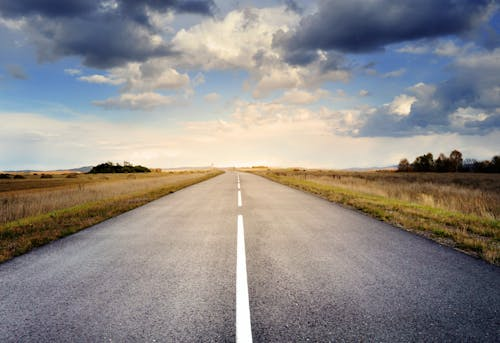
#> input picture Images/road.jpeg, 500 x 343 px, found by its file name
$ python hough_transform.py
#> lines starting #> are read from the running program, lines starting #| are printed output that depends on the picture
import cv2
import numpy as np
import math

image_path = r"P:\Computer vision Experiments\30-Days challenge\CV-30-day-challenge\Images\road.jpeg"

image = cv2.imread(image_path)
#> image is the input picture: shape (343, 500, 3); mean B, G, R 136.7, 138.6, 142.7
gray = cv2.cvtColor(image, cv2.COLOR_BGR2GRAY)
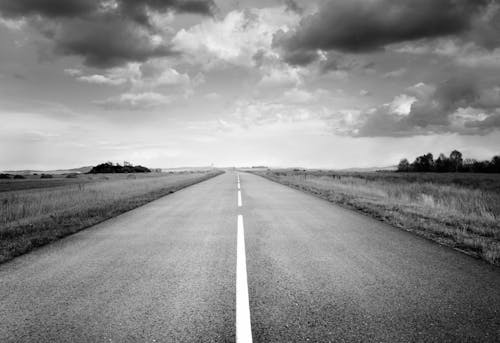
#> gray: shape (343, 500); min 0, max 255, mean 139.6

lines = cv2.Canny(gray, 100, 100)
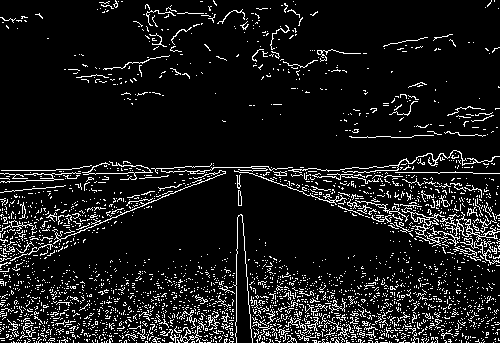
#> lines: shape (343, 500); 9.4% white in thin lines or dots
hlines = cv2.HoughLines(lines, 1, np.pi/180, 100)
#> hlines = 218 rows, first 8: [174, 1.55], [172, 1.57], [170, 1.57], [180, 1.55], [177, 1.54], [244, 1.17], [163, 1.59], [335, 1.55]

for line in hlines:
    rho, theta = line[0]

    a = math.cos(theta)
    b = math.sin(theta)
    x0 = a * rho
    y0 = b * rho
    pt1 = (int(x0 + 1000*(-b)), int(y0 + 1000*(a)))
    pt2 = (int(x0 - 1000*(-b)), int(y0 - 1000*(a)))
    cv2.line(image, pt1, pt2, (0,0,255), 1, cv2.LINE_AA)
#> this loop made 218 passes
#> (rho, theta, a, b, x0, y0, pt1, pt2) on passes 1 to 3: (174, 1.55, 0.0175, 1, 3.04, 174, (-996, 191), (1002, 156)), (172, 1.57, -4.37e-08, 1, -7.52e-06, 172, (-1000, 171), (999, 172)), (170, 1.57, -4.37e-08, 1, -7.43e-06, 170, (-1000, 169), (999, 170))
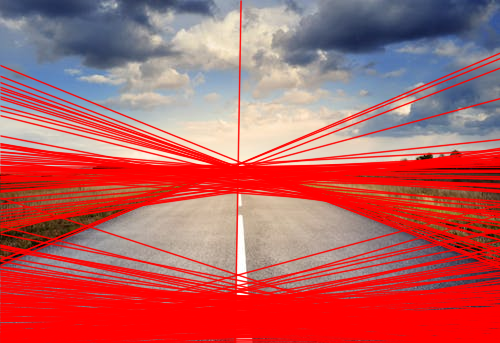
#> image: shape (343, 500, 3); mean B, G, R 97.2, 96.3, 185.5


cv2.imshow("OG", gray)
cv2.imshow("Lines", lines)
cv2.imshow("Color", image)
cv2.waitKey(0)
cv2.destroyAllWindows()

$ run again, with Images/colorized.jpeg copied over Images/road.jpeg
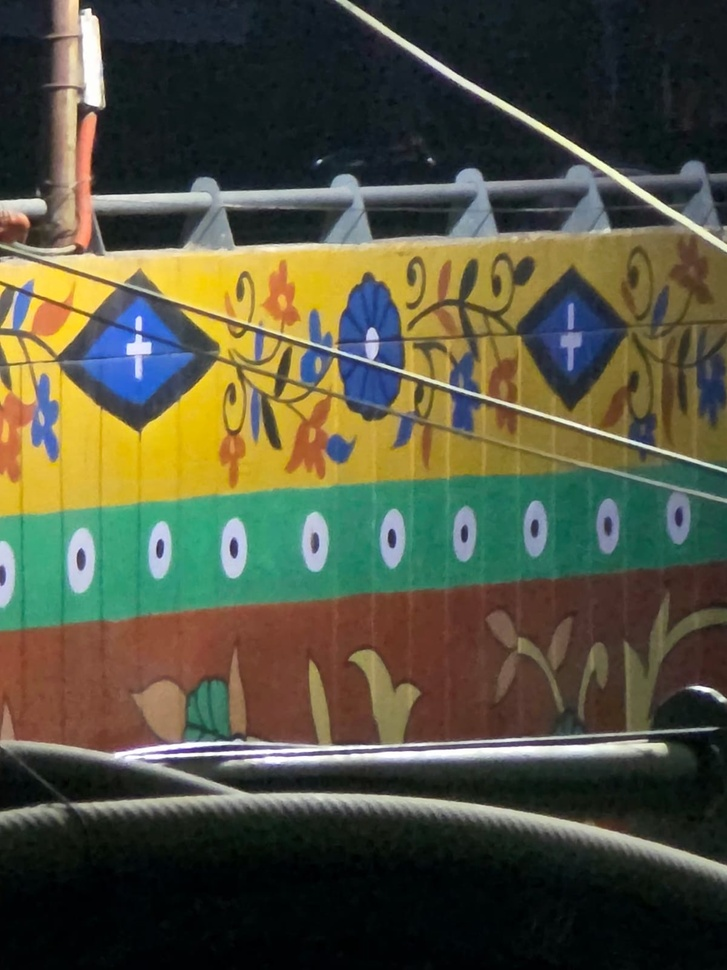
#> input picture Images/colorized.jpeg, 727 x 970 px, shrunk from 1200 x 1600 before the run, found by its file name
#> image is the input picture: shape (970, 727, 3); mean B, G, R 64, 82.9, 82.3
#> `lines = cv2.Canny(gray, 100, 100)`:
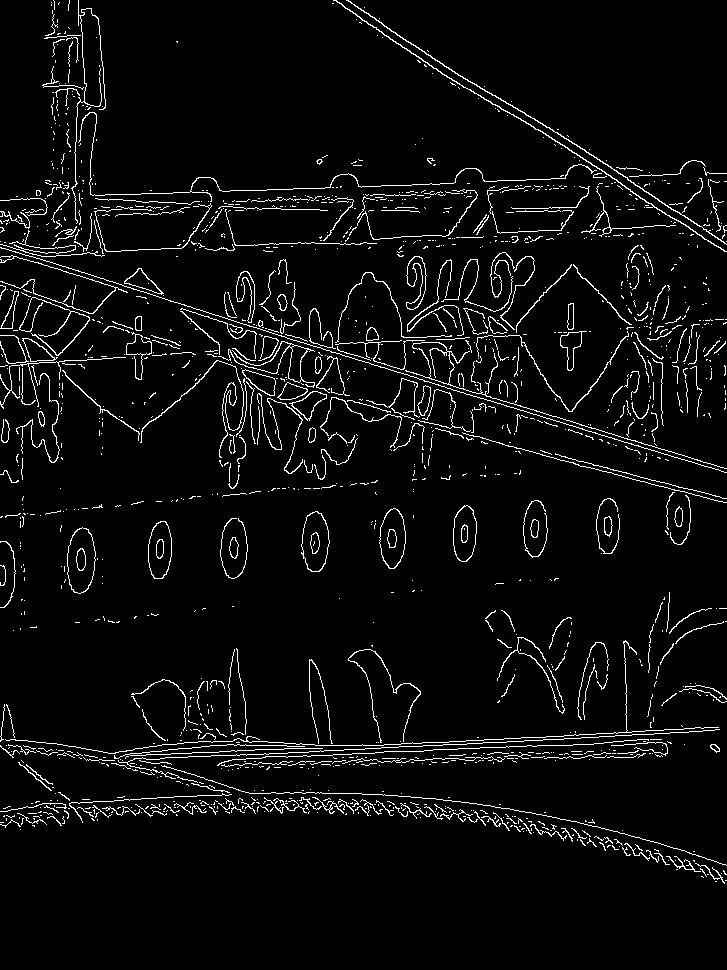
#> lines: shape (970, 727); 4.6% white in thin lines or dots
#> hlines = 294 rows, first 8: [236, 1.87], [767, 1.52], [240, 1.87], [198, 1.54], [764, 1.52], [233, 1.88], [745, 1.57], [361, 1.52]
#> the loop `for line in hlines:` made 294 passes
#> (rho, theta, a, b, x0, y0, pt1, pt2) on passes 1 to 3: (236, 1.87, -0.292, 0.956, -69, 225.7, (-1025, -66), (887, 518)), (767, 1.52, 0.0523, 0.999, 40.14, 765.9, (-958, 818), (1038, 713)), (240, 1.87, -0.292, 0.956, -70.17, 229.5, (-1026, -62), (886, 521))
#> after the loop `for line in hlines:`:
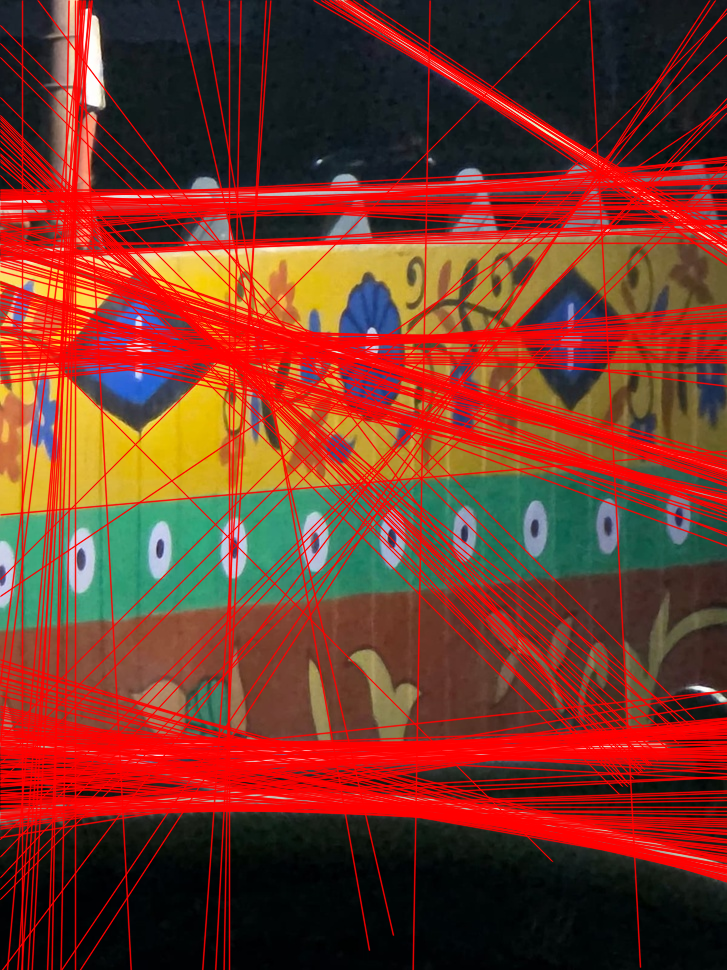
#> image: shape (970, 727, 3); mean B, G, R 40.5, 54.9, 120.2
